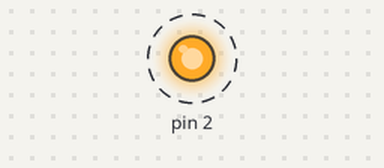
A sketch run on a simulated Arduino Uno, built with avr-gcc and run on an emulated ATmega328P. On the bench: output pins drawn as LEDs (lit = HIGH). Dashed ring = blinking. What the sketch prints to the serial monitor is not drawn.

Above: at 5.15 s.
Timing chart, 0 to 8.0 s (numbered marks = the images above):
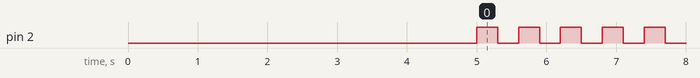

The sketch:

DS12_Build_In_LED_Blink_Count.ino
```cpp
/*
   Flash Blink
   modified for esp8266 on January 2020
   modified by Digital Siam
*/

void setup() {
 Serial.begin(115200);
 pinMode(2, OUTPUT);
 delay(5000);
 Serial.println("program DS08");
 Serial.println("Flash Blink");
 Serial.println("modified for esp8266");
 Serial.println("modified by Digital Siam");
}
int cnt=0;
void loop() {
  digitalWrite(2,HIGH);
  delay(300);
  digitalWrite(2,LOW);
  cnt++;
  Serial.println("count="+(String)cnt);
  delay(300);
}
```

Measured:
- by itself, pin 2: alternates HIGH for 0.30 s and LOW for 0.30 s
